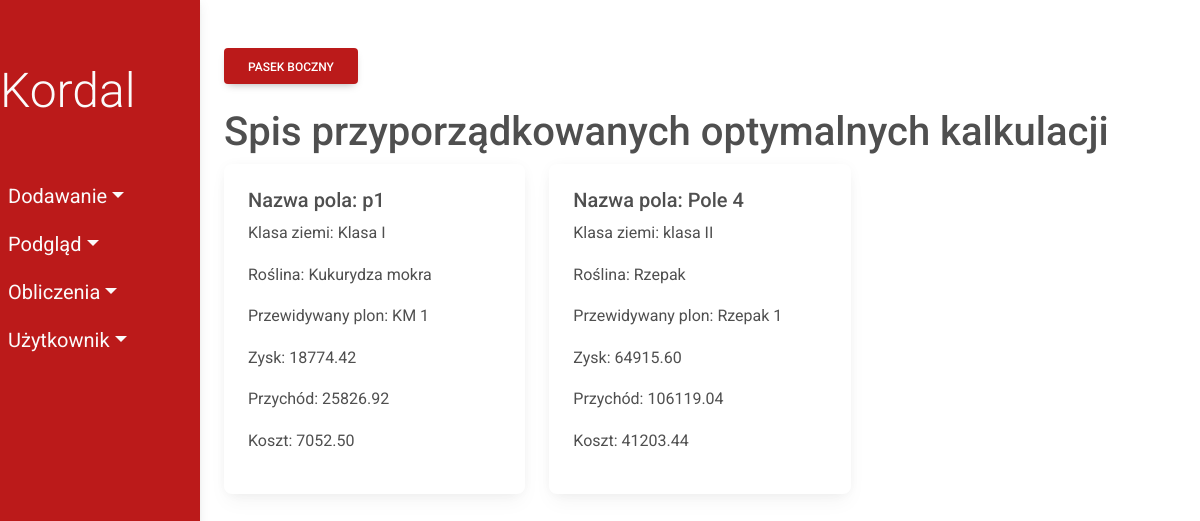
/plant_prices/assign_optimal_class (signed in), run on an earlier commit of the app's database.
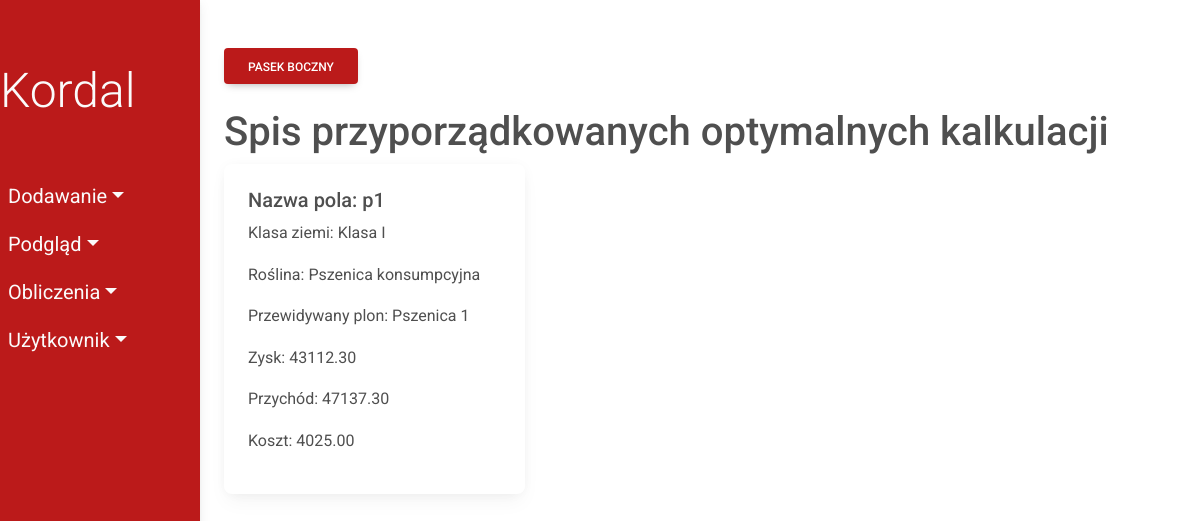
And on a later commit of the database.
### fields/models.py (models this page shows, shortened)
class Plant(models.Model):
    plant_name = models.CharField(max_length=50)
    seed_price = models.DecimalField(max_digits=10, decimal_places=2)
    class Meta:
        db_table = 'Plant'
    def __str__(self):
        return self.plant_name

class Field(models.Model):
    field_name = models.CharField(max_length=50)
    area = models.DecimalField(max_digits=10, decimal_places=2)
    user = models.ForeignKey(User, on_delete=models.CASCADE)
    class_field = models.ForeignKey(
        ClassField, on_delete=models.CASCADE, db_column='class_id')
    class Meta:
        db_table = 'Field'

class ClassField(models.Model):
    class_name = models.CharField(max_length=10)
    class Meta:
        db_table = 'ClassField'
    def __str__(self):
        return self.class_name

class PredictedCrop(models.Model):
    predicted_crop_name = models.CharField(max_length=50)
    plant = models.ForeignKey(Plant, on_delete=models.CASCADE)
    crop_mass = models.DecimalField(max_digits=10, decimal_places=2)
    class_field = models.ForeignKey(
        ClassField, on_delete=models.CASCADE, db_column='class_id')
    class Meta:
        db_table = 'PredictedCrop'

### fields/views/viewsPredictOptimal.py (the view)
def assign_optimal_class_profit(request):
    all_profits=process_profit()
    all_profits=show_profits(all_profits)
    all_fields = Field.objects.filter(user = request.user.id)
    all_classes = get_all_classes()
    output=[]
    for field in all_fields:
        for c in all_classes:
            if str(c)==str(field.class_field):
                for plant, class_field, profit, income, cost, predicted_crop_name in all_profits:
                    if str(c) == str(class_field):
                        profit = profit * float(field.area)
                        cost = cost * float(field.area)
                        income = income * float(field.area)
                        output.append((field.field_name, class_field, plant, predicted_crop_name, income, cost, profit))
    return render(request, 'fields/show/assignOptimalClass.html', {'output': output})

### fields/views/getElements.py (called while the page is built)
def cost_of_seed(plant_n):
    cost = 0
    try:
        plant = Plant.objects.get(plant_name=plant_n)
        plant_price = plant.seed_price
        return plant_price
    except Plant.DoesNotExist:
        pass

def get_all_classes():
    classes=[]
    for p in ClassField.objects.all():
        classes.append(p.class_name)
    return set(classes)

def get_plant_id(plant_n):
    try:
        plant = Plant.objects.get(plant_name=plant_n)
        plant_id = plant.id
        return plant_id
    except Plant.DoesNotExist:
        pass

def get_plant_price(plant_n, predicted):
    try:
        id=get_plant_id(plant_n)
        obj = PlantPrice.objects.get(plant=int(id), is_predicted=predicted)
        obj_income = obj.price
        return obj_income
    except PlantPrice.DoesNotExist:
        pass

def get_fertilizer_price(fertilizer_id):
    try:
        fertilizer = Fertilizer.objects.get(id=fertilizer_id)
        fert_price = fertilizer.price
        return fert_price
    except Fertilizer.DoesNotExist:
        pass

### fields/templates/fields/show/assignOptimalClass.html
{% extends 'fields/index.html' %}
  {% block content %}
  <h1>Spis przyporządkowanych optymalnych kalkulacji</h1>
  <div class="row">
    {% for field_name, class_field, plant, predicted_crop_name, income, cost, profit in output %}
    <div class="col-sm-4">
      <div class="card">
        <div class="card-body">
          <h5 class="card-title">Nazwa pola: {{field_name}}</h5>
          <p>Klasa ziemi: {{class_field}}</p>
          <p>Roślina: {{plant}}</p>
          <p>Przewidywany plon: {{predicted_crop_name}}</p>
          <p>Zysk: {{profit|floatformat:2}}</p>
          <p>Przychód: {{income|floatformat:2}}</p>
          <p>Koszt: {{cost|floatformat:2}}</p>
        </div>
      </div>
    </div>
    {% endfor %}
  </div>
  {% endblock %}

What changed in the data, as far as the page shows it:
removed Plant: field_name "p1", class_name "Klasa I", plant_name "Kukurydza mokra", predicted_crop_name "KM 1", profit "18774.42", income "25826.92", cost "7052.50"
removed Plant: field_name "Pole 4", class_name "klasa II", plant_name "Rzepak", predicted_crop_name "Rzepak 1", profit "64915.60", income "106119.04", cost "41203.44"
added Plant: field_name "p1", class_name "Klasa I", plant_name "Pszenica konsumpcyjna", predicted_crop_name "Pszenica 1", profit "43112.30", income "47137.30", cost "4025.00"
